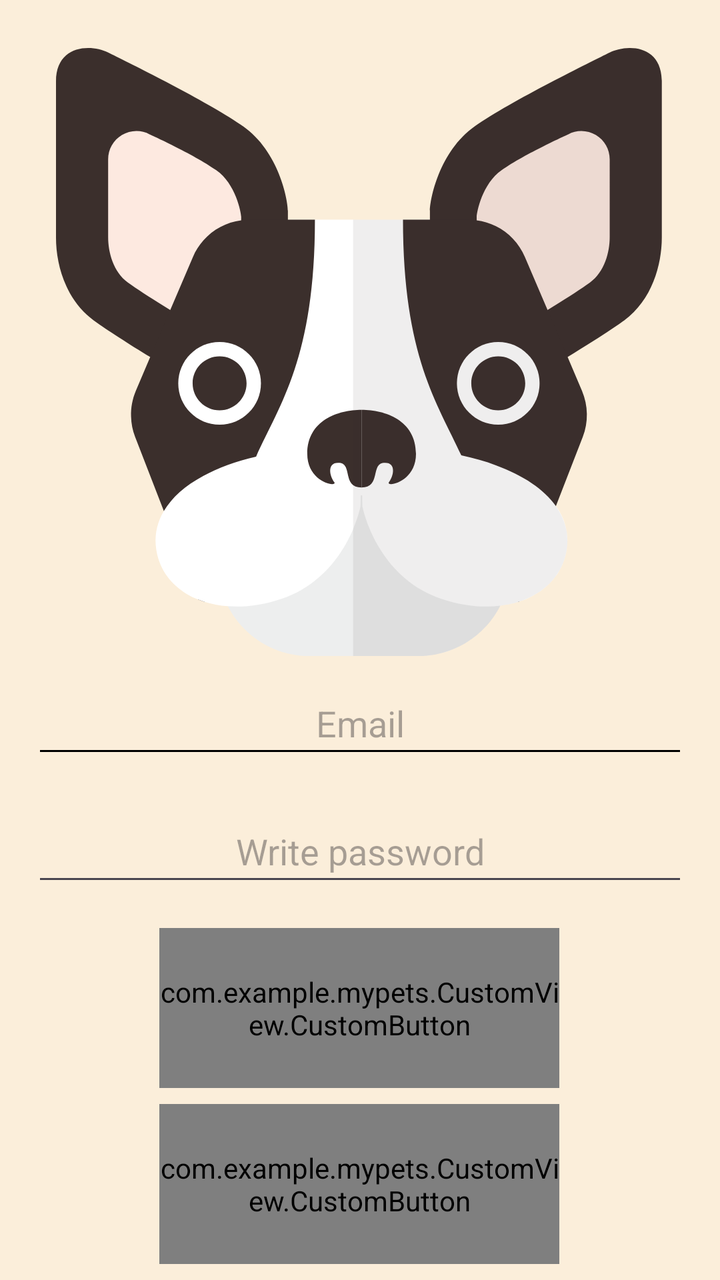
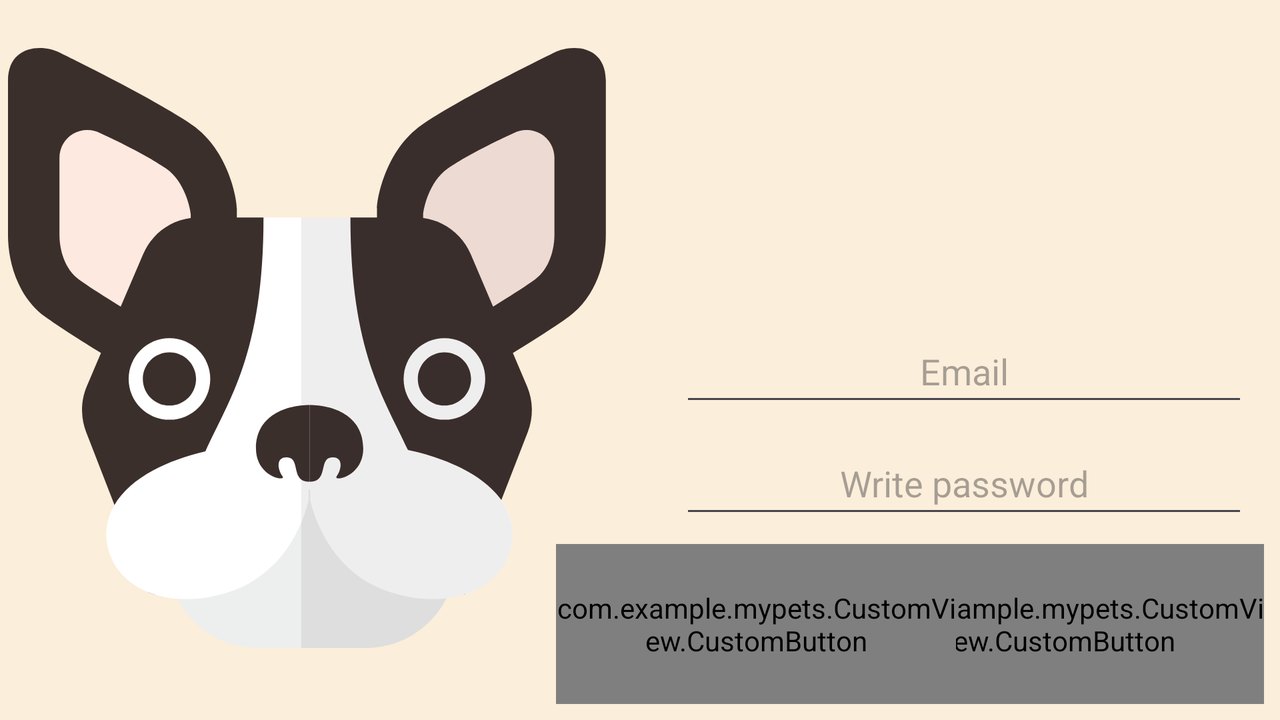

The same Android screen from two of the app's own layout files: first res/layout/ as a phone draws it, then the repository's variant for another configuration, drawn on a device whose configuration selects that folder. Both files follow.
<!-- AndroidManifest.xml: application theme Theme.MyPets -->
<!-- res/layout/fragment_registration_main.xml -->
<?xml version="1.0" encoding="utf-8"?>
<androidx.constraintlayout.widget.ConstraintLayout xmlns:android="http://schemas.android.com/apk/res/android"
    xmlns:app="http://schemas.android.com/apk/res-auto"
    xmlns:tools="http://schemas.android.com/tools"
    android:layout_width="match_parent"
    android:layout_height="match_parent"

    android:background="@color/background"
    tools:context=".Registration.RegistrationFragmentMain">

    <com.example.mypets.CustomView.CustomButton
        android:id="@+id/regButton"
        android:layout_width="200dp"
        android:layout_height="80dp"
        android:layout_marginBottom="8dp"
        app:boneColor="@color/brow"
        app:boneText="@string/registration"
        app:boneTextColor="@color/textcolorbuttom"
        app:layout_constraintBottom_toBottomOf="parent"
        app:layout_constraintEnd_toEndOf="parent"
        app:layout_constraintHorizontal_bias="0.497"
        app:layout_constraintStart_toStartOf="parent">

    </com.example.mypets.CustomView.CustomButton>

    <com.example.mypets.CustomView.CustomButton
        android:id="@+id/singinButton"
        android:layout_width="200dp"
        android:layout_height="80dp"
        android:layout_marginBottom="8dp"
        app:boneColor="@color/brow"
        app:boneText="@string/singIn"
        app:boneTextColor="@color/textcolorbuttom"
        app:layout_constraintBottom_toTopOf="@+id/regButton"
        app:layout_constraintEnd_toEndOf="parent"
        app:layout_constraintHorizontal_bias="0.497"
        app:layout_constraintStart_toStartOf="parent">

    </com.example.mypets.CustomView.CustomButton>

    <EditText
        android:id="@+id/firstNametext"
        android:layout_width="0dp"
        android:layout_height="wrap_content"
        android:layout_marginHorizontal="16dp"
        android:layout_marginBottom="16dp"
        android:autoSizeTextType="none"
        android:ems="10"
        android:gravity="center"
        android:hint="@string/FirstName"
        android:inputType="text"
        android:minHeight="48dp"
        android:saveEnabled="true"
        android:textColor="@color/textcolor"
        android:visibility="gone"
        app:layout_constraintBottom_toTopOf="@+id/secondNametext"
        app:layout_constraintEnd_toEndOf="parent"
        app:layout_constraintStart_toStartOf="parent" />

    <EditText
        android:id="@+id/secondPassword"
        android:layout_width="0dp"
        android:layout_height="wrap_content"
        android:layout_marginHorizontal="16dp"
        android:autoSizeTextType="none"
        android:ems="10"
        android:gravity="center"
        android:hint="@string/RepeatPassword"
        android:inputType="text|textPassword"
        android:minHeight="48dp"
        android:saveEnabled="true"
        android:textColor="@color/textcolor"
        android:visibility="gone"
        app:layout_constraintBottom_toTopOf="@+id/singinButton"
        app:layout_constraintEnd_toEndOf="parent"
        app:layout_constraintStart_toStartOf="parent" />

    <EditText
        android:id="@+id/passwordText"
        android:layout_width="0dp"
        android:layout_height="wrap_content"
        android:layout_marginHorizontal="16dp"
        android:layout_marginBottom="16dp"
        android:autoSizeTextType="none"
        android:ems="10"
        android:gravity="center"
        android:hint="@string/Password"
        android:inputType="text|textPassword"
        android:minHeight="48dp"
        android:saveEnabled="true"
        android:textColor="@color/textcolor"
        app:layout_constraintBottom_toTopOf="@+id/secondPassword"
        app:layout_constraintEnd_toEndOf="parent"
        app:layout_constraintStart_toStartOf="parent" />

    <EditText
        android:id="@+id/logintext"
        android:layout_width="0dp"
        android:layout_height="wrap_content"
        android:layout_marginHorizontal="16dp"
        android:layout_marginBottom="16dp"
        android:autoSizeTextType="none"
        android:backgroundTint="#FFFFFF"
        android:backgroundTintMode="multiply"
        android:ems="10"
        android:gravity="center"
        android:hint="@string/Email"
        android:inputType="text"
        android:minHeight="48dp"
        android:saveEnabled="true"
        android:textColor="@color/textcolor"
        app:layout_constraintBottom_toTopOf="@+id/passwordText"
        app:layout_constraintEnd_toEndOf="parent"
        app:layout_constraintStart_toStartOf="parent" />

    <EditText
        android:id="@+id/secondNametext"
        android:layout_width="0dp"
        android:layout_height="wrap_content"
        android:layout_marginHorizontal="16dp"
        android:layout_marginBottom="16dp"
        android:autoSizeTextType="none"
        android:ems="10"
        android:gravity="center"
        android:hint="@string/SecondName"
        android:inputType="text"
        android:minHeight="48dp"
        android:saveEnabled="true"
        android:textColor="@color/textcolor"
        android:visibility="gone"
        app:layout_constraintBottom_toTopOf="@+id/logintext"
        app:layout_constraintEnd_toEndOf="parent"
        app:layout_constraintStart_toStartOf="parent" />

    <ImageView
        android:id="@+id/imageView"
        android:layout_width="0dp"
        android:layout_height="0dp"
        android:layout_marginStart="16dp"
        android:layout_marginTop="24dp"
        android:layout_marginEnd="16dp"
        android:layout_marginBottom="8dp"
        android:src="@drawable/dog"
        app:layout_constraintBottom_toTopOf="@+id/textError"
        app:layout_constraintEnd_toEndOf="parent"
        app:layout_constraintStart_toStartOf="parent"
        app:layout_constraintTop_toTopOf="parent" />

    <TextView
        android:id="@+id/textError"
        android:layout_width="wrap_content"
        android:layout_height="wrap_content"
        android:layout_marginBottom="8dp"
        android:text="error"
        android:textColor="@color/RedError"
        android:visibility="gone"
        app:layout_constraintBottom_toTopOf="@+id/firstNametext"
        app:layout_constraintEnd_toEndOf="parent"
        app:layout_constraintStart_toStartOf="parent" />
    <FrameLayout
        android:id="@+id/loadingOverlay"
        android:layout_width="0dp"
        android:layout_height="0dp"
        android:background="?android:attr/colorBackground"
        android:visibility="gone"
        android:clickable="true"
        android:focusable="true"
        android:elevation="20dp"
        app:layout_constraintTop_toTopOf="parent"
        app:layout_constraintBottom_toBottomOf="parent"
        app:layout_constraintStart_toStartOf="parent"
        app:layout_constraintEnd_toEndOf="parent">

        <com.airbnb.lottie.LottieAnimationView
            android:id="@+id/loadingAuth"
            android:layout_width="150dp"
            android:layout_height="150dp"
            android:layout_gravity="center"
            app:lottie_rawRes="@raw/loading"
            app:lottie_loop="true" />

    </FrameLayout>

</androidx.constraintlayout.widget.ConstraintLayout>
<!-- resources referenced by this layout -->
<resources>
  <color name="RedError">#FF0000</color>
  <color name="background">#FBEEDA</color>
  <color name="brow">#503000</color>
  <color name="textcolor">#402B1B</color>
  <color name="textcolorbuttom">#FBEEDA</color>
  <!-- drawable dog: vector/xml drawable (drawable, 8118 chars, omitted) -->
  <string name="Email">Email</string>
  <string name="FirstName">First Name</string>
  <string name="Password">Write password</string>
  <string name="RepeatPassword">Repeat Password</string>
  <string name="SecondName">Second Name</string>
  <string name="registration">Registration</string>
  <string name="singIn">Sing In</string>
  <style name="Theme.MyPets" parent="Base.Theme.MyPets" />
  <style name="Base.Theme.MyPets" parent="Theme.Material3.DayNight.NoActionBar">
          
          
      </style>
</resources>
<!-- res/layout-land/fragment_registration_main.xml (the repository's variant of the layout above) -->
<!-- drawn on the phone turned sideways -->
<?xml version="1.0" encoding="utf-8"?>
<androidx.constraintlayout.widget.ConstraintLayout xmlns:android="http://schemas.android.com/apk/res/android"
    xmlns:app="http://schemas.android.com/apk/res-auto"
    xmlns:tools="http://schemas.android.com/tools"
    android:layout_width="match_parent"
    android:layout_height="match_parent"
    android:background="@color/background">

    <TextView
        android:id="@+id/textError"
        android:layout_width="wrap_content"
        android:layout_height="wrap_content"
        android:text="RedError"
        android:textColor="@color/RedError"
        android:visibility="gone"
        app:layout_constraintBottom_toBottomOf="parent"
        app:layout_constraintEnd_toStartOf="@+id/singinButton"
        app:layout_constraintStart_toStartOf="parent"
        app:layout_constraintTop_toBottomOf="@+id/imageView" />

    <com.example.mypets.CustomView.CustomButton
        android:id="@+id/regButton"
        android:layout_width="200dp"
        android:layout_height="80dp"
        android:layout_marginEnd="8dp"
        android:layout_marginBottom="8dp"
        app:boneColor="@color/brow"
        app:boneText="@string/registration"
        app:boneTextColor="@color/textcolorbuttom"
        app:layout_constraintBottom_toBottomOf="parent"
        app:layout_constraintEnd_toEndOf="parent">

    </com.example.mypets.CustomView.CustomButton>

    <com.example.mypets.CustomView.CustomButton
        android:id="@+id/singinButton"
        android:layout_width="200dp"
        android:layout_height="80dp"
        android:layout_marginStart="8dp"
        android:layout_marginEnd="8dp"
        android:layout_marginBottom="8dp"
        app:boneColor="@color/brow"
        app:boneText="@string/singIn"
        app:boneTextColor="@color/textcolorbuttom"
        app:layout_constraintBottom_toBottomOf="parent"
        app:layout_constraintEnd_toStartOf="@+id/regButton"
        app:layout_constraintStart_toStartOf="@+id/guideline2">

    </com.example.mypets.CustomView.CustomButton>

    <EditText
        android:id="@+id/firstNametext"
        android:layout_width="0dp"
        android:layout_height="wrap_content"
        android:layout_marginHorizontal="16dp"
        android:layout_marginStart="16dp"
        android:layout_marginEnd="16dp"
        android:layout_marginBottom="8dp"
        android:autoSizeTextType="none"
        android:ems="10"
        android:gravity="center"
        android:hint="@string/FirstName"
        android:inputType="text"
        android:minHeight="48dp"
        android:saveEnabled="true"
        android:textColor="@color/textcolor"
        android:visibility="gone"
        app:layout_constraintBottom_toTopOf="@+id/secondNametext"
        app:layout_constraintEnd_toEndOf="parent"
        app:layout_constraintStart_toStartOf="@+id/guideline2" />

    <EditText
        android:id="@+id/secondPassword"
        android:layout_width="0dp"
        android:layout_height="wrap_content"
        android:layout_marginHorizontal="16dp"
        android:layout_marginBottom="8dp"
        android:autoSizeTextType="none"
        android:ems="10"
        android:gravity="center"
        android:hint="@string/RepeatPassword"
        android:inputType="text|textPassword"
        android:minHeight="48dp"
        android:saveEnabled="true"
        android:textColor="@color/textcolor"
        android:visibility="gone"
        app:layout_constraintBottom_toTopOf="@+id/singinButton"
        app:layout_constraintEnd_toEndOf="parent"
        app:layout_constraintStart_toStartOf="@+id/guideline2" />

    <EditText
        android:id="@+id/passwordText"
        android:layout_width="0dp"
        android:layout_height="wrap_content"
        android:layout_marginHorizontal="16dp"
        android:layout_marginStart="16dp"
        android:layout_marginEnd="16dp"
        android:layout_marginBottom="8dp"
        android:autoSizeTextType="none"
        android:ems="10"
        android:gravity="center"
        android:hint="@string/Password"
        android:inputType="text|textPassword"
        android:minHeight="48dp"
        android:saveEnabled="true"
        android:textColor="@color/textcolor"
        app:layout_constraintBottom_toTopOf="@+id/secondPassword"
        app:layout_constraintEnd_toEndOf="parent"
        app:layout_constraintStart_toStartOf="@+id/guideline2" />

    <EditText
        android:id="@+id/logintext"
        android:layout_width="0dp"
        android:layout_height="wrap_content"
        android:layout_marginHorizontal="16dp"
        android:layout_marginBottom="8dp"
        android:autoSizeTextType="none"
        android:ems="10"
        android:gravity="center"
        android:hint="@string/Email"
        android:inputType="text"
        android:minHeight="48dp"
        android:saveEnabled="true"
        android:textColor="@color/textcolor"
        app:layout_constraintBottom_toTopOf="@+id/passwordText"
        app:layout_constraintEnd_toEndOf="parent"
        app:layout_constraintStart_toStartOf="@+id/guideline2" />

    <EditText
        android:id="@+id/secondNametext"
        android:layout_width="0dp"
        android:layout_height="wrap_content"
        android:layout_marginHorizontal="16dp"
        android:layout_marginBottom="8dp"
        android:autoSizeTextType="none"
        android:ems="10"
        android:gravity="center"
        android:hint="@string/SecondName"
        android:inputType="text"
        android:minHeight="48dp"
        android:saveEnabled="true"
        android:textColor="@color/textcolor"
        android:visibility="gone"
        app:layout_constraintBottom_toTopOf="@+id/logintext"
        app:layout_constraintEnd_toEndOf="parent"
        app:layout_constraintStart_toStartOf="@+id/guideline2" />

    <ImageView
        android:id="@+id/imageView"
        android:layout_width="300dp"
        android:layout_height="300dp"
        android:layout_marginStart="4dp"
        android:layout_marginTop="24dp"
        android:src="@drawable/dog"
        app:layout_constraintStart_toStartOf="parent"
        app:layout_constraintTop_toTopOf="parent" />

    <androidx.constraintlayout.widget.Guideline
        android:id="@+id/guideline2"
        android:layout_width="wrap_content"
        android:layout_height="wrap_content"
        android:orientation="vertical"
        app:layout_constraintGuide_begin="324dp" />
    <FrameLayout
        android:id="@+id/loadingOverlay"
        android:layout_width="0dp"
        android:layout_height="0dp"
        android:background="?android:attr/colorBackground"
        android:visibility="gone"
        android:clickable="true"
        android:focusable="true"
        android:elevation="20dp"
        app:layout_constraintTop_toTopOf="parent"
        app:layout_constraintBottom_toBottomOf="parent"
        app:layout_constraintStart_toStartOf="parent"
        app:layout_constraintEnd_toEndOf="parent">

        <com.airbnb.lottie.LottieAnimationView
            android:id="@+id/loadingAuth"
            android:layout_width="150dp"
            android:layout_height="150dp"
            android:layout_gravity="center"
            app:lottie_rawRes="@raw/loading"
            app:lottie_loop="true" />

    </FrameLayout>
</androidx.constraintlayout.widget.ConstraintLayout>
